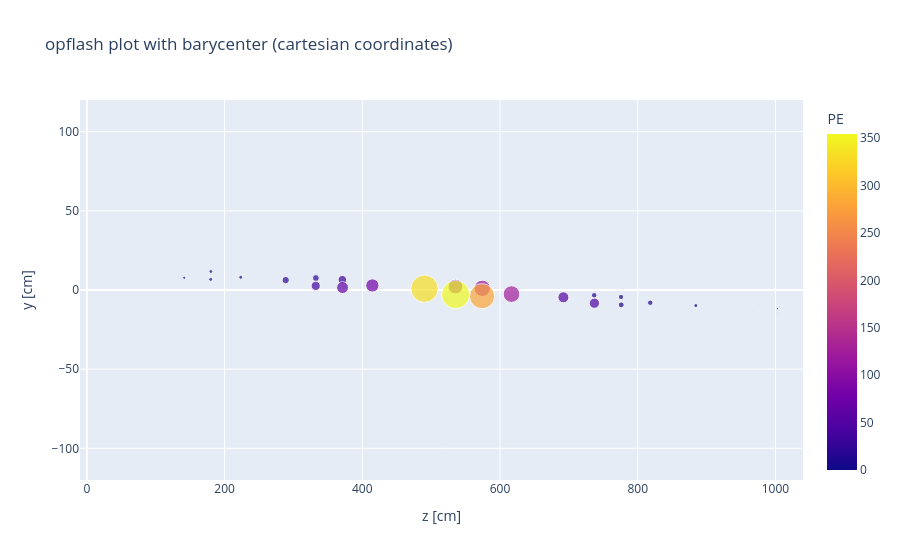
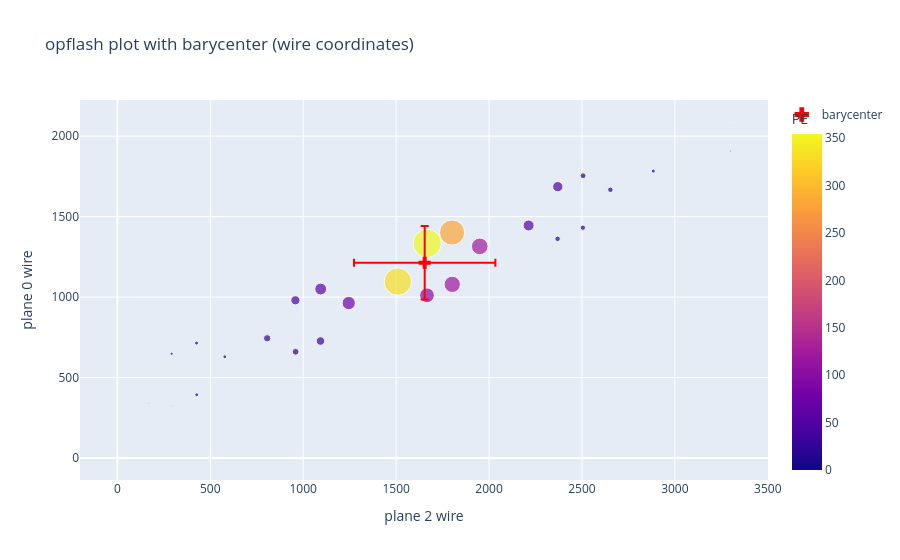

Here is the notebook cell these charts were saved with, in order:
### Markdown cell above
Plot the position of each photo multiplier tube (PMT) used in the flash, with size and color weighted by the number of photo electrons (PE) collected in the PMT. Both in cartesian coordinates and wire number. We can also overlay the flash barycenter and width (rms).

### Code cell
fig = px.scatter(flashbyopdet, x="flash_hit_z", y="flash_hit_y", color="flashpe", size="flashpe",range_x=(-10,1040),range_y=(-120,120),
                 labels={
                     "flash_hit_z": "z [cm]",
                     "flash_hit_y": "y [cm]",
                     "flashpe": "PE"
                 },
                 title="opflash plot with barycenter (cartesian coordinates)")
fig.add_scatter(x=evtopflash['z_center'], y=evtopflash['y_center'],name='barycenter',showlegend=False,\
               error_x=dict(type='data',array=evtopflash['z_width'],visible=True),\
               error_y=dict(type='data',array=evtopflash['y_width'],visible=True))
fig.show()

# Weighted average calculation
def calc_barycenter(values, weights):
    return float(np.average(values, weights=weights))

# Calculate coordinates dynamically
bary_x = calc_barycenter(flashbyopdet['wire_pos_2'], flashbyopdet['flashpe'])
bary_y = calc_barycenter(flashbyopdet['wire_pos_0'], flashbyopdet['flashpe'])

x_err = calc_width(flashbyopdet['wire_pos_2'], flashbyopdet['flashpe'])
y_err = calc_width(flashbyopdet['wire_pos_0'], flashbyopdet['flashpe'])

# Base scatter plot
fig = px.scatter(
    flashbyopdet, 
    x="wire_pos_2", 
    y="wire_pos_0", 
    color="flashpe", 
    size="flashpe",
    labels={
        "wire_pos_2": "plane 2 wire",
        "wire_pos_0": "plane 0 wire",
        "flashpe": "PE"
    },
    title="opflash plot with barycenter (wire coordinates)"
)

# Place barycenter directly on calculated coordinates
fig.add_scatter(
    x=[bary_x], 
    y=[bary_y], 
    name='barycenter', 
    mode='markers',
    marker=dict(symbol='cross', size=10, color='red'),
    showlegend=True,
    error_x=dict(type='data', array=[x_err], symmetric=True, visible=True),
    error_y=dict(type='data', array=[y_err], symmetric=True, visible=True)
)

fig.show()

### Figure 1 — Plotly figure (JSON) as saved in the notebook; plotly's stock layout.template omitted (floating-point values rounded to 4 significant figures)
{"data": [{"hovertemplate": "z [cm]=%{x}<br>y [cm]=%{y}<br>PE=%{marker.color}<extra></extra>", "legendgroup": "", "marker": {"color": [0.08768, 1.861, 7.143, 0.4779, 0.3034, 0.07087, 12.63, 13.65, 13.39, 53.85, 15.71, 47.0, 117.8, 96.56, 123.0, 332.3, 281.3, 354.3, 32.67, 20.73, 78.31, 24.17, 62.37, 37.15, 6.545, 0.6092, 0.642, 6.669, 7.029, 4.403, 0.0, 0.0], "coloraxis": "coloraxis", "size": [0.08768, 1.861, 7.143, 0.4779, 0.3034, 0.07087, 12.63, 13.65, 13.39, 53.85, 15.71, 47.0, 117.8, 96.56, 123.0, 332.3, 281.3, 354.3, 32.67, 20.73, 78.31, 24.17, 62.37, 37.15, 6.545, 0.6092, 0.642, 6.669, 7.029, 4.403, 0.0, 0.0], "sizemode": "area", "sizeref": 0.8856, "symbol": "circle"}, "mode": "markers", "name": "", "orientation": "v", "showlegend": false, "type": "scatter", "x": [966.9, 1003.0, 884.4, 1004.0, 966.9, 928.8, 775.7, 736.7, 818.1, 692.0, 776.0, 737.0, 574.2, 535.2, 616.6, 490.2, 573.9, 535.5, 371.0, 332.6, 414.6, 288.7, 371.3, 332.3, 180.1, 141.4, 106.4, 223.4, 179.8, 141.4, 57.7, 57.7], "xaxis": "x", "y": [-9.556, -11.77, -9.834, -14.29, -14.56, -13.52, -4.385, -3.316, -8.038, -4.601, -9.385, -8.333, 1.065, 2.118, -2.589, 0.802, -3.92, -2.883, 6.515, 7.552, 2.861, 6.252, 1.514, 2.598, 11.69, 12.74, 12.44, 8.032, 6.716, 7.738, 17.77, 17.77], "yaxis": "y"}, {"error_x": {"array": [114.1], "type": "data", "visible": true}, "error_y": {"array": [496.4], "type": "data", "visible": true}, "name": "barycenter", "showlegend": false, "type": "scatter", "x": [1654.0], "y": [1112.0]}], "layout": {"coloraxis": {"colorbar": {"title": {"text": "PE"}}, "colorscale": [[0, "#0d0887"], [0.1111, "#46039f"], [0.2222, "#7201a8"], [0.3333, "#9c179e"], [0.4444, "#bd3786"], [0.5556, "#d8576b"], [0.6667, "#ed7953"], [0.7778, "#fb9f3a"], [0.8889, "#fdca26"], [1, "#f0f921"]]}, "legend": {"itemsizing": "constant", "tracegroupgap": 0}, "title": {"text": "opflash plot with barycenter (cartesian coordinates)"}, "xaxis": {"anchor": "y", "domain": [0, 1], "range": [-10, 1040], "title": {"text": "z [cm]"}}, "yaxis": {"anchor": "x", "domain": [0, 1], "range": [-120, 120], "title": {"text": "y [cm]"}}}}

### Figure 2 — Plotly figure (JSON) as saved in the notebook; plotly's stock layout.template omitted (floating-point values rounded to 4 significant figures)
{"data": [{"hovertemplate": "plane 2 wire=%{x}<br>plane 0 wire=%{y}<br>PE=%{marker.color}<extra></extra>", "legendgroup": "", "marker": {"color": [0.08768, 1.861, 7.143, 0.4779, 0.3034, 0.07087, 12.63, 13.65, 13.39, 53.85, 15.71, 47.0, 117.8, 96.56, 123.0, 332.3, 281.3, 354.3, 32.67, 20.73, 78.31, 24.17, 62.37, 37.15, 6.545, 0.6092, 0.642, 6.669, 7.029, 4.403, 0.0, 0.0], "coloraxis": "coloraxis", "size": [0.08768, 1.861, 7.143, 0.4779, 0.3034, 0.07087, 12.63, 13.65, 13.39, 53.85, 15.71, 47.0, 117.8, 96.56, 123.0, 332.3, 281.3, 354.3, 32.67, 20.73, 78.31, 24.17, 62.37, 37.15, 6.545, 0.6092, 0.642, 6.669, 7.029, 4.403, 0.0, 0.0], "sizemode": "area", "sizeref": 0.8856, "symbol": "circle"}, "mode": "markers", "name": "", "orientation": "v", "showlegend": false, "type": "scatter", "x": [3172.0, 3298.0, 2884.0, 3300.0, 3172.0, 3039.0, 2505.0, 2369.0, 2653.0, 2213.0, 2506.0, 2370.0, 1802.0, 1666.0, 1950.0, 1509.0, 1801.0, 1667.0, 1093.0, 959.0, 1245.0, 806.0, 1094.0, 958.0, 427.0, 292.0, 170.0, 578.0, 426.0, 292.0, 0.0, 0.0], "xaxis": "x", "y": [1765.0, 1908.0, 1783.0, 2071.0, 2088.0, 2021.0, 1431.0, 1362.0, 1667.0, 1445.0, 1754.0, 1686.0, 1079.0, 1011.0, 1315.0, 1096.0, 1401.0, 1334.0, 727.0, 660.0, 963.0, 744.0, 1050.0, 980.0, 393.0, 325.0, 344.0, 629.0, 714.0, 648.0, 0.0, 0.0], "yaxis": "y"}, {"error_x": {"array": [380.5], "symmetric": true, "type": "data", "visible": true}, "error_y": {"array": [228.2], "symmetric": true, "type": "data", "visible": true}, "marker": {"color": "red", "size": 10, "symbol": "cross"}, "mode": "markers", "name": "barycenter", "showlegend": true, "type": "scatter", "x": [1654.0], "y": [1214.0]}], "layout": {"coloraxis": {"colorbar": {"title": {"text": "PE"}}, "colorscale": [[0, "#0d0887"], [0.1111, "#46039f"], [0.2222, "#7201a8"], [0.3333, "#9c179e"], [0.4444, "#bd3786"], [0.5556, "#d8576b"], [0.6667, "#ed7953"], [0.7778, "#fb9f3a"], [0.8889, "#fdca26"], [1, "#f0f921"]]}, "legend": {"itemsizing": "constant", "tracegroupgap": 0}, "title": {"text": "opflash plot with barycenter (wire coordinates)"}, "xaxis": {"anchor": "y", "domain": [0, 1], "title": {"text": "plane 2 wire"}}, "yaxis": {"anchor": "x", "domain": [0, 1], "title": {"text": "plane 0 wire"}}}}
